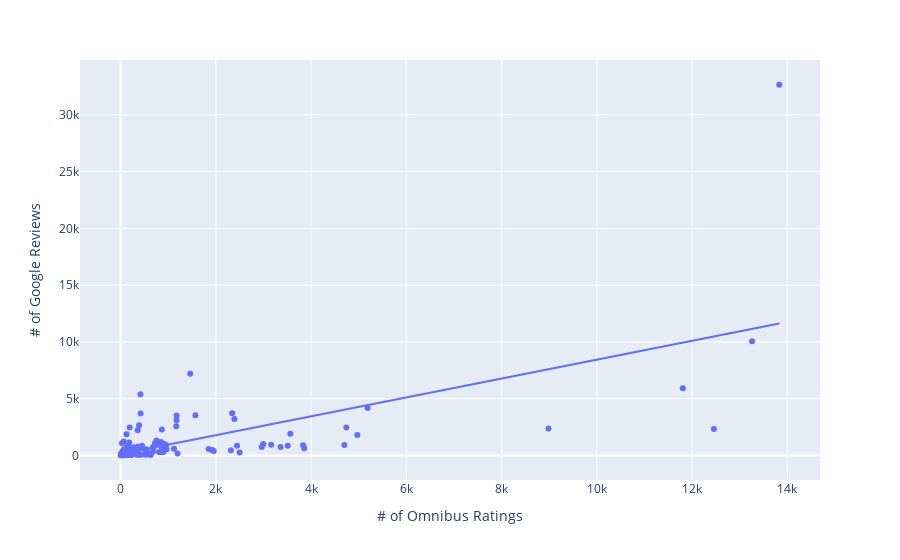

The notebook cell this image was saved under:
### Code cell
px.scatter(data, x='# of Omnibus Ratings', y='# of Google Reviews', hover_data=['HG Story Title'], trendline='ols')

### Figure 1 — Plotly figure (JSON) as saved in the notebook; plotly's stock layout.template omitted (floating-point values rounded to 4 significant figures; data arrays with more than 128 entries replaced by an {"elided": "..."} marker saying what was removed)
{"data": [{"customdata": {"elided": "161x1 str values"}, "hovertemplate": "# of Omnibus Ratings=%{x}<br># of Google Reviews=%{y}<br>HG Story Title=%{customdata[0]}<extra></extra>", "legendgroup": "", "marker": {"color": "#636efa", "symbol": "circle"}, "mode": "markers", "name": "", "orientation": "v", "showlegend": false, "type": "scatter", "x": {"elided": "161 int values"}, "xaxis": "x", "y": {"elided": "161 int values"}, "yaxis": "y"}, {"hovertemplate": "<b>OLS trendline</b><br># of Google Reviews = 0.831075 * # of Omnibus Ratings + 116.293<br>R<sup>2</sup>=0.437021<br><br># of Omnibus Ratings=%{x}<br># of Google Reviews=%{y} <b>(trend)</b><extra></extra>", "legendgroup": "", "marker": {"color": "#636efa", "symbol": "circle"}, "mode": "lines", "name": "", "showlegend": false, "type": "scatter", "x": {"elided": "158 int values"}, "xaxis": "x", "y": {"elided": "158 float values"}, "yaxis": "y"}], "layout": {"autosize": true, "legend": {"tracegroupgap": 0}, "margin": {"t": 60}, "xaxis": {"anchor": "y", "autorange": true, "domain": [0, 1], "range": [-834.3, 14670.0], "title": {"text": "# of Omnibus Ratings"}, "type": "linear"}, "yaxis": {"anchor": "x", "autorange": true, "domain": [0, 1], "range": [-2299.0, 34960.0], "title": {"text": "# of Google Reviews"}, "type": "linear"}}}
